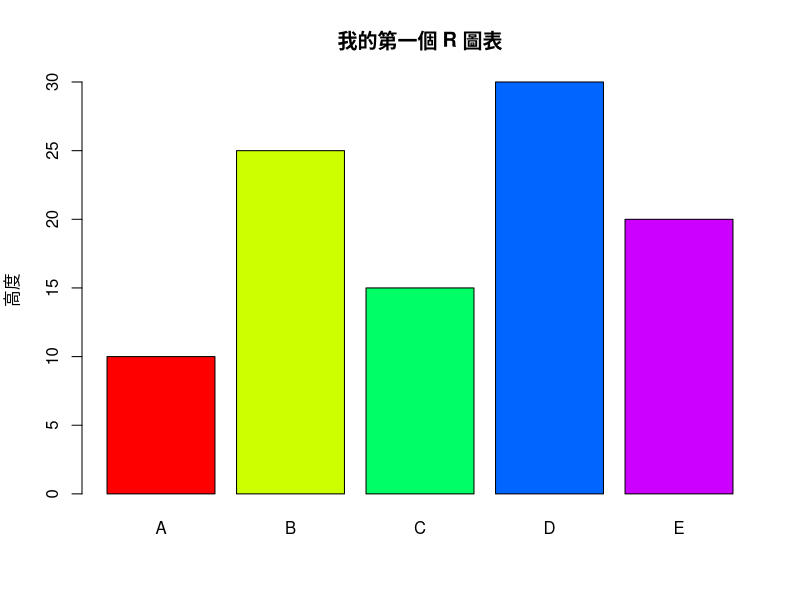

R code for this plot:
## ---- chunk 1
knitr::opts_chunk$set(echo = TRUE, warning = FALSE, message = FALSE)
library(ggplot2)
library(dplyr)
## ---- chunk 2
# 建立資料
heights <- c(10, 25, 15, 30, 20)
categories <- c("A", "B", "C", "D", "E")

# 畫長條圖
barplot(heights, names.arg = categories, 
        main = "我的第一個 R 圖表", 
        ylab = "高度",
        col = rainbow(5))
